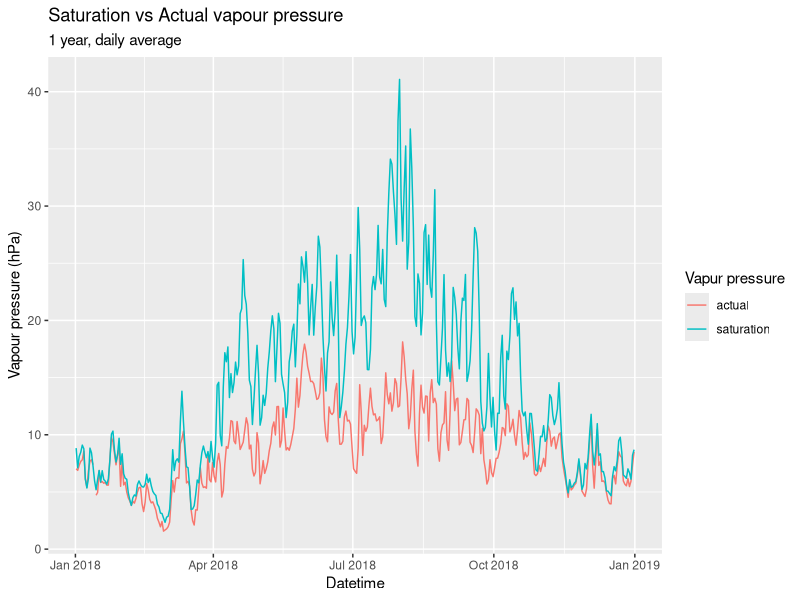
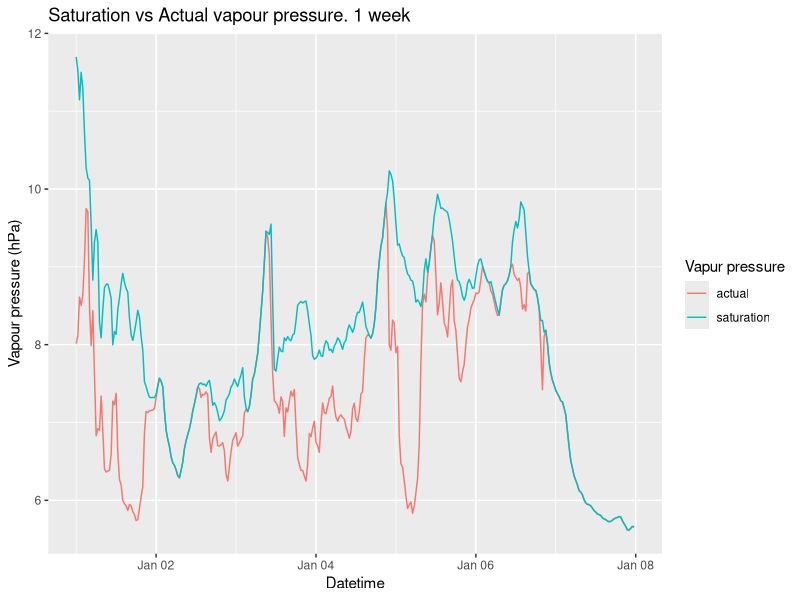
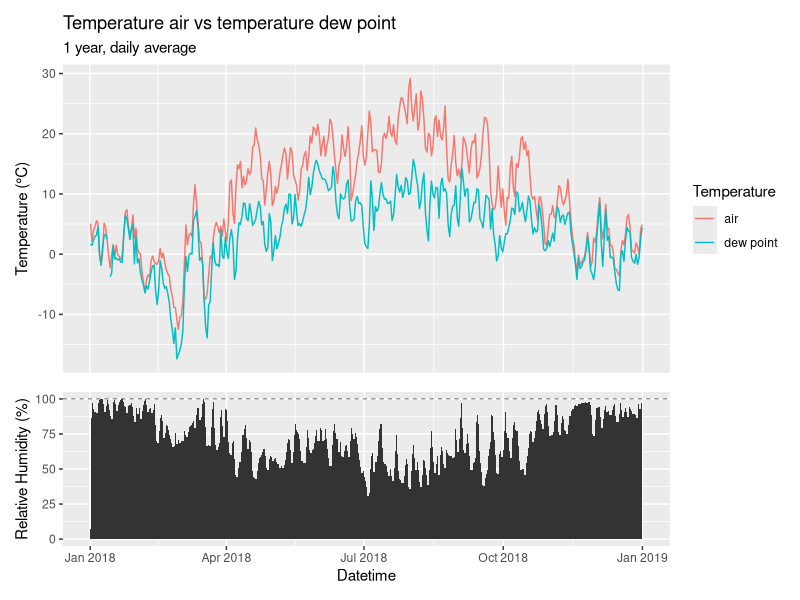
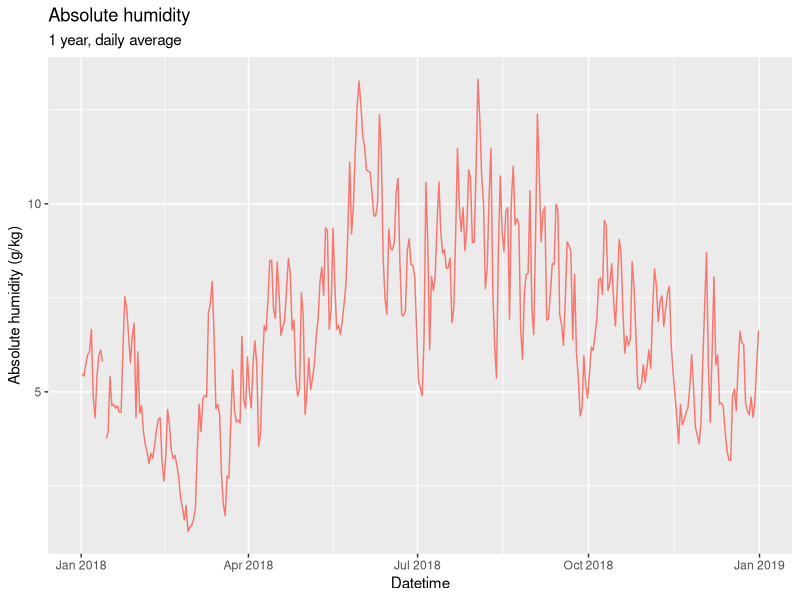
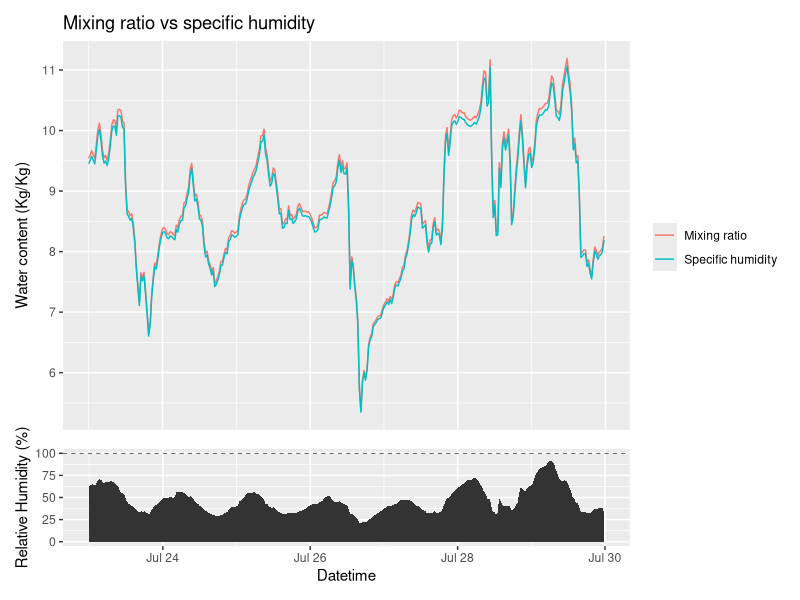

These figures' R source, in order: (Note: this script raises an error after producing the figures.)
## ---- chunk 1
library(tidyverse)
library(lubridate)
library(patchwork)
library(scales)
## ---- chunk 2
hum <- read_csv("../Data_lectures/4_air_humidity/04_Air_humidity_TA_RH_PA_NP_Hainich.csv")
names(hum) <- c("datetime", "ta", "rh", "pa")
## ---- chunk 3
c2k <- function(c) c + 273.15
k2c <- function(k) k - 273.15

Rv <- 461.47 # J K -1 kg -1 ] - gas constant of water vapour
get_es <-  function(ta)  6.1078 * exp((17.08085 * ta) / (234.175 + ta))
get_td <- function(e_a) ((log(e_a) - log(6.1708)) * 234.17) / (17.08085 - log(e_a) + log(6.1078))
get_rh <- function(e_a, e_s) e_a/e_s * 100
rh2ea <- function(rh, e_s) rh/100 * e_s

# need to convert e_a from hPa to Pa and the temperature to degrees Kelvin
# convert the output in g/Kg 
get_abs_hum <- function(e_a, ta) (e_a * 100 / (Rv * c2k(ta)) ) * 1000

#here there is no need to convert to Pa because the pressures is present both at numerator and denominator
get_spec_hum <- function(e_a, p) 0.622 * e_a / (p - 0.378 * e_a) * 1000 # g/Kg
get_mix_ratio <- function(e_a, p) 0.622 * e_a / (p - e_a) * 1000 # g/Kg


get_p_def <- function(ea, es) es - ea
get_t_eq <- function(ta, mix_ratio) k2c(c2k(ta) + 2.5 * mix_ratio)

get_ea_dry <- function(es_wet, t_dry, t_wet, p){
  a <- (p * 1004.6) / (0.622 * 2.5061e6)
  return(es_wet - a * (t_dry - t_wet))
}

# utility func for plotting
remove_x_axis <- function() theme(
    axis.text.x = element_blank(),
    axis.title.x = element_blank(),
    axis.ticks.x = element_blank()
  )
## ---- chunk 4
# add all the variables to the humidty dataframe
hum <- mutate(hum,
    es = get_es(ta),
    ea = rh2ea(rh, es),
    td = get_td(ea),
    abs_hum = get_abs_hum(ea, ta),
    spec_hum = get_spec_hum(ea, pa),
    mix_ratio = get_mix_ratio(ea, pa),
    p_def = get_p_def(ea, es),
    t_eq = get_t_eq(ta, mix_ratio)
  )

hum_d <- hum %>%
  group_by(week=yday(datetime)) %>%
  summarize_all(mean, na.rm=T)

hum_w <- hum %>%
  group_by(week=week(datetime)) %>%
  summarize_all(mean, na.rm=T)
## ---- chunk 5
head(hum)
## ---- chunk 6
hum_d %>%
  gather("type", "val", es, ea) %>%
  ggplot(aes(datetime, val, colour=type))+
    geom_line()+
  labs(title="Saturation vs Actual vapour pressure", x="Datetime", y="Vapour pressure (hPa)", colour="Vapur pressure", subtitle = "1 year, daily average") +
  scale_color_discrete(labels=c("actual", "saturation"))
## ---- chunk 7
hum %>%
  filter(week(datetime) ==1) %>%
  gather("type", "val", es, ea) %>%
  ggplot(aes(datetime, val, colour=type))+
    geom_line()+
  labs(title="Saturation vs Actual vapour pressure. 1 week", x="Datetime", y="Vapour pressure (hPa)", colour="Vapur pressure") +
  scale_color_discrete(labels=c("actual", "saturation"))
## ---- chunk 8
p_td <- hum_d %>%
  gather("type", "val", ta, td) %>%
  ggplot(aes(datetime, val, colour=type))+
    geom_line()+
  labs(title="Temperature air vs temperature dew point", x="Datetime", y="Temperature (°C)", colour="Temperature", subtitle = "1 year, daily average") +
  scale_color_discrete(labels=c("air", "dew point")) +
  remove_x_axis()

p_rh <- ggplot(hum_d, aes(datetime, rh))+
    geom_area() +
  geom_hline(yintercept = 100, linetype="dashed", size=.2) +
  labs(y="Relative Humidity (%)", x="Datetime")

p_td / p_rh +
  plot_layout(heights = c(4, 2))
## ---- chunk 9
hum_d %>%
  ggplot(aes(datetime, abs_hum))+
    geom_line(colour=hue_pal()(1)) +
  labs(title="Absolute humidity", x="Datetime", y="Absolute humidity (g/kg)", subtitle = "1 year, daily average")
## ---- chunk 10
( hum %>%
  filter(week(datetime) ==30) %>%
  gather("type", "val", spec_hum, mix_ratio) %>%
  ggplot(aes(datetime, val, colour=type))+
    geom_line() +
  labs(y="Water content (Kg/Kg)", colour="", title="Mixing ratio vs specific humidity") +
    scale_color_discrete(labels=c("Mixing ratio", "Specific humidity")) +
    remove_x_axis()) +

  (hum %>%
  filter(week(datetime) ==30) %>%
  ggplot(aes(datetime, rh))+
    geom_area() +
  geom_hline(yintercept = 100, linetype="dashed", size=.2) +
  labs(y="Relative Humidity (%)", x="Datetime") ) +

  plot_layout(heights = c(4, 1))
## ---- chunk 11
cor(hum$mix_ratio-hum$spec_hum, hum$rh, "pairwise.complete.obs")
## ---- chunk 12
(hum_d %>%
   gather("type", "val", t_eq, t) %>%
  ggplot(aes(datetime, t_eq, colour="Equivalent\ntemperature"))+
    geom_line() +
    labs(y="Equivalent temperature (°C)", colour="")  +
    remove_x_axis()
) /
(hum_d %>%
   ggplot(aes(datetime, p_def, colour="Pressure\ndeficit")) +
   geom_line() +
   scale_colour_brewer(palette = "Set2") +
   labs(y="Pressure deficit (hPa)", colour="")
 )
## ---- chunk 13
spin <- tibble(
  t_dry = 16,
  t_wet = 10.8,
  p = 977.2
)

spin <- spin %>%
  mutate(
    es_wet = get_es(t_wet),
    es = get_es(t_dry), 
    ea = get_ea_dry(es_wet, t_dry, t_wet, p),
    td = get_td(ea),
    rh = get_rh(ea, es),
    abs_hum = get_abs_hum(ea, t_dry),
    spec_hum = get_spec_hum(ea, p),
    mix_ratio = get_mix_ratio(ea, p),
    p_def = get_p_def(ea, es),
    t_eq = get_t_eq(t_dry, mix_ratio)
    
  )

spin
## ---- chunk 14
assman1 <- tibble(
  t_dry = 15.4,
  t_wet = 11.8,
  p = 977.2
) %>%
  mutate(
    es_wet = get_es(t_wet),
    es = get_es(t_dry), 
    ea = get_ea_dry(es_wet, t_dry, t_wet, p),
    td = get_td(ea),
    rh = get_rh(ea, es),
    abs_hum = get_abs_hum(ea, t_dry),
    spec_hum = get_spec_hum(ea, p),
    mix_ratio = get_mix_ratio(ea, p),
    p_def = get_p_def(ea, es),
    t_eq = get_t_eq(t_dry, mix_ratio)
    
  )
assman1
## ---- chunk 15
assman1 <- tibble(
  t_dry = 16.6,
  t_wet = 11.0,
  p = 977.2
) %>%
  mutate(
    es_wet = get_es(t_wet),
    es = get_es(t_dry), 
    ea = get_ea_dry(es_wet, t_dry, t_wet, p),
    td = get_td(ea),
    rh = get_rh(ea, es),
    abs_hum = get_abs_hum(ea, t_dry),
    spec_hum = get_spec_hum(ea, p),
    mix_ratio = get_mix_ratio(ea, p),
    p_def = get_p_def(ea, es),
    t_eq = get_t_eq(t_dry, mix_ratio)
    
  )
assman1
